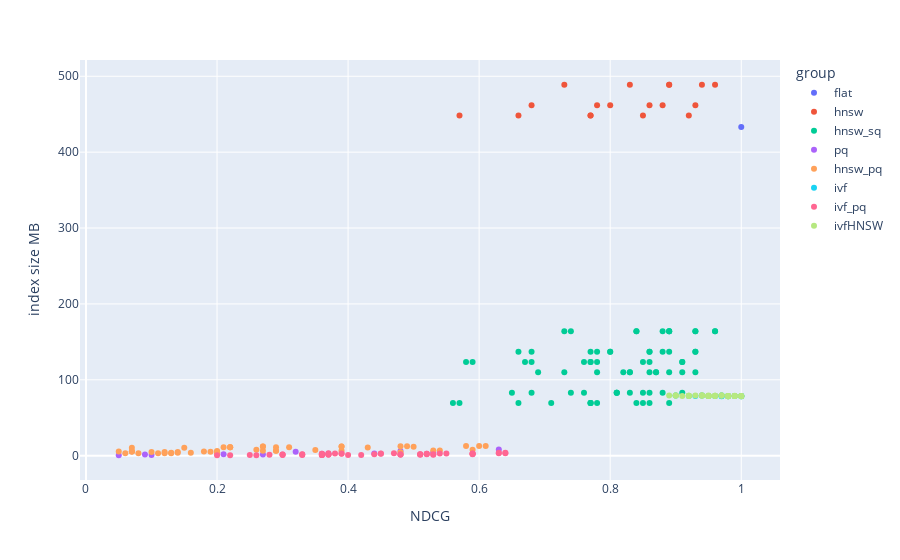

Write notebook code for a chart like this one.
### Code cell
fig = px.scatter(results_df,  # загружаем данные
                 x='NDCG',  # указываем столбец с данными для оси X
                 y='size_mb',  # указываем столбец с данными для оси Y
                 color='group',  # обозначаем категорию для разделения цветом
                 hover_name='index',)
# оформляем график
fig.update_layout(xaxis_title='NDCG',
                  yaxis_title='index size MB')
fig.show()  # выводим график

### Figure 1 — Plotly figure (JSON) as saved in the notebook; plotly's stock layout.template omitted (floating-point values rounded to 4 significant figures)
{"data": [{"hovertemplate": "<b>%{hovertext}</b><br><br>group=flat<br>NDCG=%{x}<br>size_mb=%{y}<extra></extra>", "hovertext": ["flat"], "legendgroup": "flat", "marker": {"color": "#636efa", "symbol": "circle"}, "mode": "markers", "name": "flat", "orientation": "v", "showlegend": true, "type": "scatter", "x": [1], "xaxis": "x", "y": [433.0], "yaxis": "y"}, {"hovertemplate": "<b>%{hovertext}</b><br><br>group=hnsw<br>NDCG=%{x}<br>size_mb=%{y}<extra></extra>", "hovertext": ["hnsw_16_16_16", "hnsw_16_16_32", "hnsw_16_16_64", "hnsw_16_32_32", "hnsw_16_32_64", "hnsw_16_64_64", "hnsw_32_16_16", "hnsw_32_16_32", "hnsw_32_16_64", "hnsw_32_32_32", "hnsw_32_32_64", "hnsw_32_64_64", "hnsw_64_16_16", "hnsw_64_16_32", "hnsw_64_16_64", "hnsw_64_32_32", "hnsw_64_32_64", "hnsw_64_64_64"], "legendgroup": "hnsw", "marker": {"color": "#EF553B", "symbol": "circle"}, "mode": "markers", "name": "hnsw", "orientation": "v", "showlegend": true, "type": "scatter", "x": [0.57, 0.66, 0.77, 0.77, 0.85, 0.92, 0.68, 0.78, 0.8, 0.86, 0.88, 0.93, 0.73, 0.83, 0.89, 0.89, 0.94, 0.96], "xaxis": "x", "y": [448.3, 448.3, 448.3, 448.3, 448.3, 448.3, 461.8, 461.8, 461.8, 461.8, 461.8, 461.8, 488.8, 488.8, 488.8, 488.8, 488.8, 488.8], "yaxis": "y"}, {"hovertemplate": "<b>%{hovertext}</b><br><br>group=hnsw_sq<br>NDCG=%{x}<br>size_mb=%{y}<extra></extra>", "hovertext": ["hnsw_sq_16_16_16_0", "hnsw_sq_16_16_16_1", "hnsw_sq_16_16_16_2", "hnsw_sq_16_16_16_3", "hnsw_sq_16_16_32_0", "hnsw_sq_16_16_32_1", "hnsw_sq_16_16_32_2", "hnsw_sq_16_16_32_3", "hnsw_sq_16_16_64_0", "hnsw_sq_16_16_64_1", "hnsw_sq_16_16_64_2", "hnsw_sq_16_16_64_3", "hnsw_sq_16_32_32_0", "hnsw_sq_16_32_32_1", "hnsw_sq_16_32_32_2", "hnsw_sq_16_32_32_3", "hnsw_sq_16_32_64_0", "hnsw_sq_16_32_64_1", "hnsw_sq_16_32_64_2", "hnsw_sq_16_32_64_3", "hnsw_sq_16_64_64_0", "hnsw_sq_16_64_64_1", "hnsw_sq_16_64_64_2", "hnsw_sq_16_64_64_3", "hnsw_sq_32_16_16_0", "hnsw_sq_32_16_16_1", "hnsw_sq_32_16_16_2", "hnsw_sq_32_16_16_3", "hnsw_sq_32_16_32_0", "hnsw_sq_32_16_32_1", "hnsw_sq_32_16_32_2", "hnsw_sq_32_16_32_3", "hnsw_sq_32_16_64_0", "hnsw_sq_32_16_64_1", "hnsw_sq_32_16_64_2", "hnsw_sq_32_16_64_3", "hnsw_sq_32_32_32_0", "hnsw_sq_32_32_32_1", "hnsw_sq_32_32_32_2", "hnsw_sq_32_32_32_3", "hnsw_sq_32_32_64_0", "hnsw_sq_32_32_64_1", "hnsw_sq_32_32_64_2", "hnsw_sq_32_32_64_3", "hnsw_sq_32_64_64_0", "hnsw_sq_32_64_64_1", "hnsw_sq_32_64_64_2", "hnsw_sq_32_64_64_3", "hnsw_sq_64_16_16_0", "hnsw_sq_64_16_16_1", "hnsw_sq_64_16_16_2", "hnsw_sq_64_16_16_3", "hnsw_sq_64_16_32_0", "hnsw_sq_64_16_32_1", "hnsw_sq_64_16_32_2", "hnsw_sq_64_16_32_3", "hnsw_sq_64_16_64_0", "hnsw_sq_64_16_64_1", "hnsw_sq_64_16_64_2", "hnsw_sq_64_16_64_3", "hnsw_sq_64_32_32_0", "hnsw_sq_64_32_32_1", "hnsw_sq_64_32_32_2", "hnsw_sq_64_32_32_3", "hnsw_sq_64_32_64_0", "hnsw_sq_64_32_64_1", "hnsw_sq_64_32_64_2", "hnsw_sq_64_32_64_3", "hnsw_sq_64_64_64_0", "hnsw_sq_64_64_64_1", "hnsw_sq_64_64_64_2", "hnsw_sq_64_64_64_3"], "legendgroup": "hnsw_sq", "marker": {"color": "#00cc96", "symbol": "circle"}, "mode": "markers", "name": "hnsw_sq", "orientation": "v", "showlegend": true, "type": "scatter", "x": [0.58, 0.56, 0.59, 0.57, 0.67, 0.66, 0.68, 0.71, 0.76, 0.77, 0.77, 0.77, 0.77, 0.77, 0.78, 0.78, 0.86, 0.85, 0.85, 0.84, 0.91, 0.89, 0.91, 0.86, 0.68, 0.68, 0.66, 0.65, 0.78, 0.76, 0.77, 0.74, 0.8, 0.81, 0.8, 0.81, 0.86, 0.83, 0.86, 0.81, 0.89, 0.86, 0.88, 0.85, 0.93, 0.91, 0.93, 0.88, 0.74, 0.73, 0.73, 0.69, 0.84, 0.82, 0.84, 0.78, 0.89, 0.87, 0.88, 0.83, 0.89, 0.87, 0.89, 0.83, 0.93, 0.91, 0.93, 0.86, 0.96, 0.93, 0.96, 0.89], "xaxis": "x", "y": [123.5, 69.39, 123.5, 69.38, 123.5, 69.39, 123.5, 69.38, 123.5, 69.39, 123.5, 69.38, 123.5, 69.39, 123.5, 69.38, 123.5, 69.39, 123.5, 69.38, 123.5, 69.39, 123.5, 69.38, 137.0, 82.91, 137.0, 82.9, 137.0, 82.91, 137.0, 82.9, 137.0, 82.91, 137.0, 82.9, 137.0, 82.91, 137.0, 82.9, 137.0, 82.91, 137.0, 82.9, 137.0, 82.91, 137.0, 82.9, 164.1, 110.0, 164.1, 110.0, 164.1, 110.0, 164.1, 110.0, 164.1, 110.0, 164.1, 110.0, 164.1, 110.0, 164.1, 110.0, 164.1, 110.0, 164.1, 110.0, 164.1, 110.0, 164.1, 110.0], "yaxis": "y"}, {"hovertemplate": "<b>%{hovertext}</b><br><br>group=pq<br>NDCG=%{x}<br>size_mb=%{y}<extra></extra>", "hovertext": ["pq_4_6", "pq_4_8", "pq_4_10", "pq_8_6", "pq_8_8", "pq_8_10", "pq_16_6", "pq_16_8", "pq_16_10", "pq_32_6", "pq_32_8", "pq_32_10"], "legendgroup": "pq", "marker": {"color": "#ab63fa", "symbol": "circle"}, "mode": "markers", "name": "pq", "orientation": "v", "showlegend": true, "type": "scatter", "x": [0.05, 0.09, 0.2, 0.1, 0.21, 0.32, 0.27, 0.37, 0.48, 0.44, 0.53, 0.63], "xaxis": "x", "y": [0.56, 1.42, 4.52, 0.88, 1.84, 5.05, 1.51, 2.69, 6.11, 2.78, 4.38, 8.22], "yaxis": "y"}, {"hovertemplate": "<b>%{hovertext}</b><br><br>group=hnsw_pq<br>NDCG=%{x}<br>size_mb=%{y}<extra></extra>", "hovertext": ["hnsw_pq_16_6_16_16_32", "hnsw_pq_16_6_16_16_64", "hnsw_pq_16_8_16_64_64", "hnsw_pq_16_8_32_16_16", "hnsw_pq_16_9_16_16_32", "hnsw_pq_16_9_64_16_32", "hnsw_pq_16_9_64_16_64", "hnsw_pq_32_6_64_32_64", "hnsw_pq_32_8_16_16_16", "hnsw_pq_32_8_16_32_32", "hnsw_pq_32_8_32_16_32", "hnsw_pq_32_8_32_32_32", "hnsw_pq_32_8_64_16_16", "hnsw_pq_32_9_16_16_64", "hnsw_pq_32_9_32_32_32", "hnsw_pq_32_9_32_32_64", "hnsw_pq_32_9_64_16_32", "hnsw_pq_32_9_64_32_32", "hnsw_pq_32_9_64_32_64", "hnsw_pq_4_6_16_16_16", "hnsw_pq_4_6_32_16_16", "hnsw_pq_4_6_32_16_32", "hnsw_pq_4_6_32_32_64", "hnsw_pq_4_6_32_64_64", "hnsw_pq_4_6_64_16_16", "hnsw_pq_4_8_16_16_16", "hnsw_pq_4_8_32_16_32", "hnsw_pq_4_8_64_16_16", "hnsw_pq_4_8_64_32_32", "hnsw_pq_4_8_64_32_64", "hnsw_pq_4_8_64_64_64", "hnsw_pq_4_9_16_16_64", "hnsw_pq_4_9_16_32_64", "hnsw_pq_4_9_64_16_32", "hnsw_pq_4_9_64_32_64", "hnsw_pq_8_6_16_16_16", "hnsw_pq_8_6_16_16_64", "hnsw_pq_8_6_64_64_64", "hnsw_pq_8_8_16_16_64", "hnsw_pq_8_8_16_32_32", "hnsw_pq_8_8_32_16_16", "hnsw_pq_8_8_32_16_32", "hnsw_pq_8_8_32_32_32", "hnsw_pq_8_8_64_16_16", "hnsw_pq_8_8_64_32_64", "hnsw_pq_8_9_16_16_64", "hnsw_pq_8_9_16_64_64", "hnsw_pq_8_9_32_16_16", "hnsw_pq_8_9_64_16_64", "hnsw_pq_8_9_64_32_32"], "legendgroup": "hnsw_pq", "marker": {"color": "#FFA15A", "symbol": "circle"}, "mode": "markers", "name": "hnsw_pq", "orientation": "v", "showlegend": true, "type": "scatter", "x": [0.12, 0.11, 0.2, 0.39, 0.19, 0.48, 0.49, 0.43, 0.48, 0.2, 0.53, 0.54, 0.5, 0.18, 0.59, 0.26, 0.58, 0.6, 0.61, 0.06, 0.07, 0.07, 0.05, 0.07, 0.07, 0.14, 0.2, 0.21, 0.22, 0.22, 0.22, 0.1, 0.12, 0.27, 0.27, 0.13, 0.08, 0.15, 0.13, 0.16, 0.27, 0.29, 0.29, 0.29, 0.31, 0.14, 0.2, 0.35, 0.39, 0.39], "xaxis": "x", "y": [3.22, 3.22, 4.05, 6.49, 5.09, 12.41, 12.41, 10.78, 4.36, 4.36, 6.8, 6.8, 11.68, 5.43, 7.87, 7.87, 12.76, 12.76, 12.76, 3.05, 5.49, 5.49, 5.49, 5.49, 10.38, 3.82, 6.26, 11.15, 11.15, 11.15, 11.15, 4.84, 4.84, 12.16, 12.16, 3.11, 3.11, 10.43, 3.9, 3.9, 6.34, 6.34, 6.34, 11.22, 11.22, 4.92, 4.92, 7.36, 12.24, 12.24], "yaxis": "y"}, {"hovertemplate": "<b>%{hovertext}</b><br><br>group=ivf<br>NDCG=%{x}<br>size_mb=%{y}<extra></extra>", "hovertext": ["ivf_IndexFlatIP_32_16", "ivf_IndexFlatIP_32_32", "ivf_IndexFlatIP_64_16", "ivf_IndexFlatIP_64_32", "ivf_IndexFlatIP_64_64", "ivf_IndexFlatIP_128_16", "ivf_IndexFlatIP_128_32", "ivf_IndexFlatIP_128_64", "ivf_IndexFlatIP_256_16", "ivf_IndexFlatIP_256_32", "ivf_IndexFlatIP_256_64", "ivf_IndexFlatL2_32_16", "ivf_IndexFlatL2_32_32", "ivf_IndexFlatL2_64_16", "ivf_IndexFlatL2_64_32", "ivf_IndexFlatL2_64_64", "ivf_IndexFlatL2_128_16", "ivf_IndexFlatL2_128_32", "ivf_IndexFlatL2_128_64", "ivf_IndexFlatL2_256_16", "ivf_IndexFlatL2_256_32", "ivf_IndexFlatL2_256_64"], "legendgroup": "ivf", "marker": {"color": "#19d3f3", "symbol": "circle"}, "mode": "markers", "name": "ivf", "orientation": "v", "showlegend": true, "type": "scatter", "x": [0.97, 1, 0.96, 0.98, 1, 0.93, 0.97, 0.99, 0.9, 0.94, 0.97, 0.98, 1, 0.95, 0.98, 1, 0.92, 0.96, 0.99, 0.9, 0.94, 0.97], "xaxis": "x", "y": [78.4, 78.4, 78.52, 78.52, 78.52, 78.77, 78.77, 78.77, 79.27, 79.27, 79.27, 78.4, 78.4, 78.52, 78.52, 78.52, 78.77, 78.77, 78.77, 79.27, 79.27, 79.27], "yaxis": "y"}, {"hovertemplate": "<b>%{hovertext}</b><br><br>group=ivf_pq<br>NDCG=%{x}<br>size_mb=%{y}<extra></extra>", "hovertext": ["ivf_pq_IndexFlatIP_128_16_32_6", "ivf_pq_IndexFlatIP_128_16_4_9", "ivf_pq_IndexFlatIP_128_16_8_6", "ivf_pq_IndexFlatIP_128_32_8_6", "ivf_pq_IndexFlatIP_128_64_32_8", "ivf_pq_IndexFlatIP_128_64_8_6", "ivf_pq_IndexFlatIP_128_64_8_8", "ivf_pq_IndexFlatIP_256_16_32_6", "ivf_pq_IndexFlatIP_256_16_4_6", "ivf_pq_IndexFlatIP_256_16_8_9", "ivf_pq_IndexFlatIP_256_32_16_8", "ivf_pq_IndexFlatIP_256_32_8_6", "ivf_pq_IndexFlatIP_256_64_32_8", "ivf_pq_IndexFlatIP_256_64_32_9", "ivf_pq_IndexFlatIP_32_16_16_8", "ivf_pq_IndexFlatIP_32_16_32_8", "ivf_pq_IndexFlatIP_32_16_8_8", "ivf_pq_IndexFlatIP_32_32_16_8", "ivf_pq_IndexFlatIP_64_16_16_6", "ivf_pq_IndexFlatIP_64_16_32_9", "ivf_pq_IndexFlatIP_64_16_4_6", "ivf_pq_IndexFlatIP_64_16_4_8", "ivf_pq_IndexFlatIP_64_16_4_9", "ivf_pq_IndexFlatIP_64_32_8_6", "ivf_pq_IndexFlatL2_128_16_16_8", "ivf_pq_IndexFlatL2_128_16_16_9", "ivf_pq_IndexFlatL2_128_16_4_6", "ivf_pq_IndexFlatL2_128_32_16_9", "ivf_pq_IndexFlatL2_128_32_32_9", "ivf_pq_IndexFlatL2_128_32_4_9", "ivf_pq_IndexFlatL2_128_64_16_8", "ivf_pq_IndexFlatL2_128_64_4_8", "ivf_pq_IndexFlatL2_128_64_8_9", "ivf_pq_IndexFlatL2_256_16_32_6", "ivf_pq_IndexFlatL2_256_16_4_9", "ivf_pq_IndexFlatL2_256_32_16_8", "ivf_pq_IndexFlatL2_256_32_32_9", "ivf_pq_IndexFlatL2_256_32_4_6", "ivf_pq_IndexFlatL2_256_32_4_8", "ivf_pq_IndexFlatL2_256_64_32_8", "ivf_pq_IndexFlatL2_256_64_8_6", "ivf_pq_IndexFlatL2_32_16_4_6", "ivf_pq_IndexFlatL2_32_16_8_8", "ivf_pq_IndexFlatL2_32_32_4_8", "ivf_pq_IndexFlatL2_64_16_16_6", "ivf_pq_IndexFlatL2_64_16_4_9", "ivf_pq_IndexFlatL2_64_32_32_6", "ivf_pq_IndexFlatL2_64_32_8_9", "ivf_pq_IndexFlatL2_64_64_16_8", "ivf_pq_IndexFlatL2_64_64_4_6", "ivf_pq_IndexFlatL2_64_64_4_9", "ivf_pq_IndexFlatL2_64_64_8_6"], "legendgroup": "ivf_pq", "marker": {"color": "#FF6692", "symbol": "circle"}, "mode": "markers", "name": "ivf_pq", "orientation": "v", "showlegend": true, "type": "scatter", "x": [0.53, 0.39, 0.36, 0.36, 0.59, 0.36, 0.44, 0.52, 0.3, 0.47, 0.52, 0.37, 0.59, 0.63, 0.48, 0.59, 0.36, 0.48, 0.42, 0.64, 0.26, 0.33, 0.39, 0.33, 0.51, 0.54, 0.25, 0.55, 0.63, 0.38, 0.51, 0.33, 0.45, 0.53, 0.37, 0.52, 0.64, 0.3, 0.36, 0.59, 0.37, 0.2, 0.37, 0.28, 0.4, 0.36, 0.51, 0.45, 0.48, 0.22, 0.36, 0.3], "xaxis": "x", "y": [1.36, 2.74, 1.01, 1.01, 2.26, 1.01, 1.8, 1.86, 1.46, 3.32, 2.45, 1.51, 2.76, 3.84, 1.58, 1.88, 1.43, 1.58, 0.88, 3.08, 0.71, 1.47, 2.49, 0.76, 1.95, 2.99, 0.96, 2.99, 3.34, 2.74, 1.95, 1.73, 2.82, 1.86, 3.25, 2.45, 3.84, 1.46, 2.23, 2.76, 1.51, 0.58, 1.43, 1.35, 0.88, 2.49, 1.11, 2.57, 1.7, 0.71, 2.49, 0.76], "yaxis": "y"}, {"hovertemplate": "<b>%{hovertext}</b><br><br>group=ivfHNSW<br>NDCG=%{x}<br>size_mb=%{y}<extra></extra>", "hovertext": ["ivfHNSW_128_16_16_16_64", "ivfHNSW_128_16_16_32_64", "ivfHNSW_128_16_64_16_32", "ivfHNSW_128_16_64_32_32", "ivfHNSW_128_16_64_64_64", "ivfHNSW_128_32_16_16_64", "ivfHNSW_128_32_32_16_16", "ivfHNSW_128_32_64_16_16", "ivfHNSW_128_32_64_16_64", "ivfHNSW_128_32_64_64_64", "ivfHNSW_128_64_16_16_64", "ivfHNSW_128_64_16_32_64", "ivfHNSW_128_64_32_16_32", "ivfHNSW_128_64_32_64_64", "ivfHNSW_128_64_64_16_16", "ivfHNSW_256_16_16_16_32", "ivfHNSW_256_16_16_64_64", "ivfHNSW_256_16_32_32_64", "ivfHNSW_256_16_32_64_64", "ivfHNSW_256_32_16_16_16", "ivfHNSW_256_32_32_16_32", "ivfHNSW_256_32_64_16_32", "ivfHNSW_256_32_64_16_64", "ivfHNSW_256_32_64_32_64", "ivfHNSW_256_64_16_64_64", "ivfHNSW_256_64_32_16_64", "ivfHNSW_256_64_64_16_16", "ivfHNSW_256_64_64_64_64", "ivfHNSW_32_16_16_32_64", "ivfHNSW_32_16_32_16_64", "ivfHNSW_32_16_32_32_64", "ivfHNSW_32_16_64_16_64", "ivfHNSW_32_32_16_64_64", "ivfHNSW_32_32_64_16_64", "ivfHNSW_64_16_16_16_32", "ivfHNSW_64_16_16_32_32", "ivfHNSW_64_16_16_32_64", "ivfHNSW_64_16_32_16_32", "ivfHNSW_64_16_32_32_32", "ivfHNSW_64_16_32_64_64", "ivfHNSW_64_32_16_32_32", "ivfHNSW_64_32_16_64_64", "ivfHNSW_64_32_32_16_16", "ivfHNSW_64_32_32_16_32", "ivfHNSW_64_32_64_16_16", "ivfHNSW_64_64_16_16_16", "ivfHNSW_64_64_16_32_32", "ivfHNSW_64_64_32_32_64", "ivfHNSW_64_64_64_32_64", "ivfHNSW_64_64_64_64_64"], "legendgroup": "ivfHNSW", "marker": {"color": "#B6E880", "symbol": "circle"}, "mode": "markers", "name": "ivfHNSW", "orientation": "v", "showlegend": true, "type": "scatter", "x": [0.91, 0.92, 0.92, 0.92, 0.92, 0.95, 0.95, 0.96, 0.96, 0.96, 0.96, 0.99, 0.99, 0.99, 0.99, 0.89, 0.9, 0.9, 0.9, 0.93, 0.94, 0.94, 0.94, 0.94, 0.97, 0.95, 0.97, 0.97, 0.98, 0.98, 0.98, 0.98, 1, 1, 0.95, 0.95, 0.95, 0.95, 0.95, 0.95, 0.98, 0.98, 0.98, 0.98, 0.98, 0.99, 0.99, 1, 1, 1], "xaxis": "x", "y": [78.79, 78.79, 78.84, 78.84, 78.84, 78.79, 78.81, 78.84, 78.84, 78.84, 78.79, 78.79, 78.81, 78.81, 78.84, 79.31, 79.31, 79.34, 79.34, 79.31, 79.34, 79.4, 79.4, 79.4, 79.31, 79.34, 79.4, 79.4, 78.4, 78.41, 78.41, 78.41, 78.4, 78.41, 78.53, 78.53, 78.53, 78.54, 78.54, 78.54, 78.53, 78.53, 78.54, 78.54, 78.56, 78.53, 78.53, 78.54, 78.56, 78.56], "yaxis": "y"}], "layout": {"legend": {"title": {"text": "group"}, "tracegroupgap": 0}, "margin": {"t": 60}, "xaxis": {"anchor": "y", "domain": [0, 1], "title": {"text": "NDCG"}}, "yaxis": {"anchor": "x", "domain": [0, 1], "title": {"text": "index size MB"}}}}
